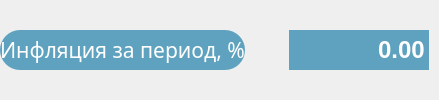
               <widget class="QWidget" name="widget_14" native="true">
                <property name="sizePolicy">
                 <sizepolicy hsizetype="Preferred" vsizetype="Minimum">
                  <horstretch>0</horstretch>
                  <verstretch>0</verstretch>
                 </sizepolicy>
                </property>
                <layout class="QHBoxLayout" name="horizontalLayout_14">
                 <property name="leftMargin">
                  <number>0</number>
                 </property>
                 <property name="topMargin">
                  <number>0</number>
                 </property>
                 <property name="rightMargin">
                  <number>10</number>
                 </property>
                 <property name="bottomMargin">
                  <number>0</number>
                 </property>
                 <item>
                  <widget class="QLabel" name="label_8">
                   <property name="sizePolicy">
                    <sizepolicy hsizetype="Preferred" vsizetype="Fixed">
                     <horstretch>0</horstretch>
                     <verstretch>0</verstretch>
                    </sizepolicy>
                   </property>
                   <property name="minimumSize">
                    <size>
                     <width>0</width>
                     <height>40</height>
                    </size>
                   </property>
                   <property name="font">
                    <font>
                     <family>Optima</family>
                     <pointsize>16</pointsize>
                     <italic>false</italic>
                    </font>
                   </property>
                   <property name="styleSheet">
                    <string notr="true">QLabel {
     border: none;
	height: 40px;
     border-radius: 20px;
	background-color: #5EA2BF;
	color: white;
 }</string>
                   </property>
                   <property name="text">
                    <string>Инфляция за период, %</string>
                   </property>
                   <property name="alignment">
                    <set>Qt::AlignCenter</set>
                   </property>
                   <property name="margin">
                    <number>0</number>
                   </property>
                  </widget>
                 </item>
                 <item>
                  <widget class="QPushButton" name="info_7">
                   <property name="enabled">
                    <bool>true</bool>
                   </property>
                   <property name="sizePolicy">
                    <sizepolicy hsizetype="Fixed" vsizetype="Fixed">
                     <horstretch>0</horstretch>
                     <verstretch>0</verstretch>
                    </sizepolicy>
                   </property>
                   <property name="minimumSize">
                    <size>
                     <width>32</width>
                     <height>32</height>
                    </size>
                   </property>
                   <property name="maximumSize">
                    <size>
                     <width>32</width>
                     <height>32</height>
                    </size>
                   </property>
                   <property name="autoFillBackground">
                    <bool>false</bool>
                   </property>
                   <property name="styleSheet">
                    <string notr="true"> QPushButton {
     border: none;
	background-color: none;
 }</string>
                   </property>
                   <property name="text">
                    <string/>
                   </property>
                   <property name="icon">
                    <iconset resource="resources.qrc">
                     <normaloff>:/resources/info.svg</normaloff>:/resources/info.svg</iconset>
                   </property>
                   <property name="iconSize">
                    <size>
                     <width>32</width>
                     <height>32</height>
                    </size>
                   </property>
                  </widget>
                 </item>
                 <item>
                  <widget class="QDoubleSpinBox" name="doubleSpinBox_7">
                   <property name="sizePolicy">
                    <sizepolicy hsizetype="Fixed" vsizetype="Fixed">
                     <horstretch>0</horstretch>
                     <verstretch>0</verstretch>
                    </sizepolicy>
                   </property>
                   <property name="minimumSize">
                    <size>
                     <width>140</width>
                     <height>40</height>
                    </size>
                   </property>
                   <property name="font">
                    <font>
                     <family>Helvetica</family>
                     <pointsize>18</pointsize>
                     <bold>true</bold>
                    </font>
                   </property>
                   <property name="focusPolicy">
                    <enum>Qt::ClickFocus</enum>
                   </property>
                   <property name="styleSheet">
                    <string notr="true">QDoubleSpinBox
{
     border: none;
	background-color: #5EA2BF;
	color: white;
}


QDoubleSpinBox:focused
{
    border-width: 2px;
    border-style: solid;
    border-color: red;
}</string>
                   </property>
                   <property name="wrapping">
                    <bool>false</bool>
                   </property>
                   <property name="frame">
                    <bool>false</bool>
                   </property>
                   <property name="alignment">
                    <set>Qt::AlignRight|Qt::AlignTrailing|Qt::AlignVCenter</set>
                   </property>
                   <property name="buttonSymbols">
                    <enum>QAbstractSpinBox::NoButtons</enum>
                   </property>
                   <property name="accelerated">
                    <bool>true</bool>
                   </property>
                   <property name="showGroupSeparator" stdset="0">
                    <bool>true</bool>
                   </property>
                   <property name="maximum">
                    <double>1000000.000000000000000</double>
                   </property>
                  </widget>
                 </item>
                </layout>
               </widget>
